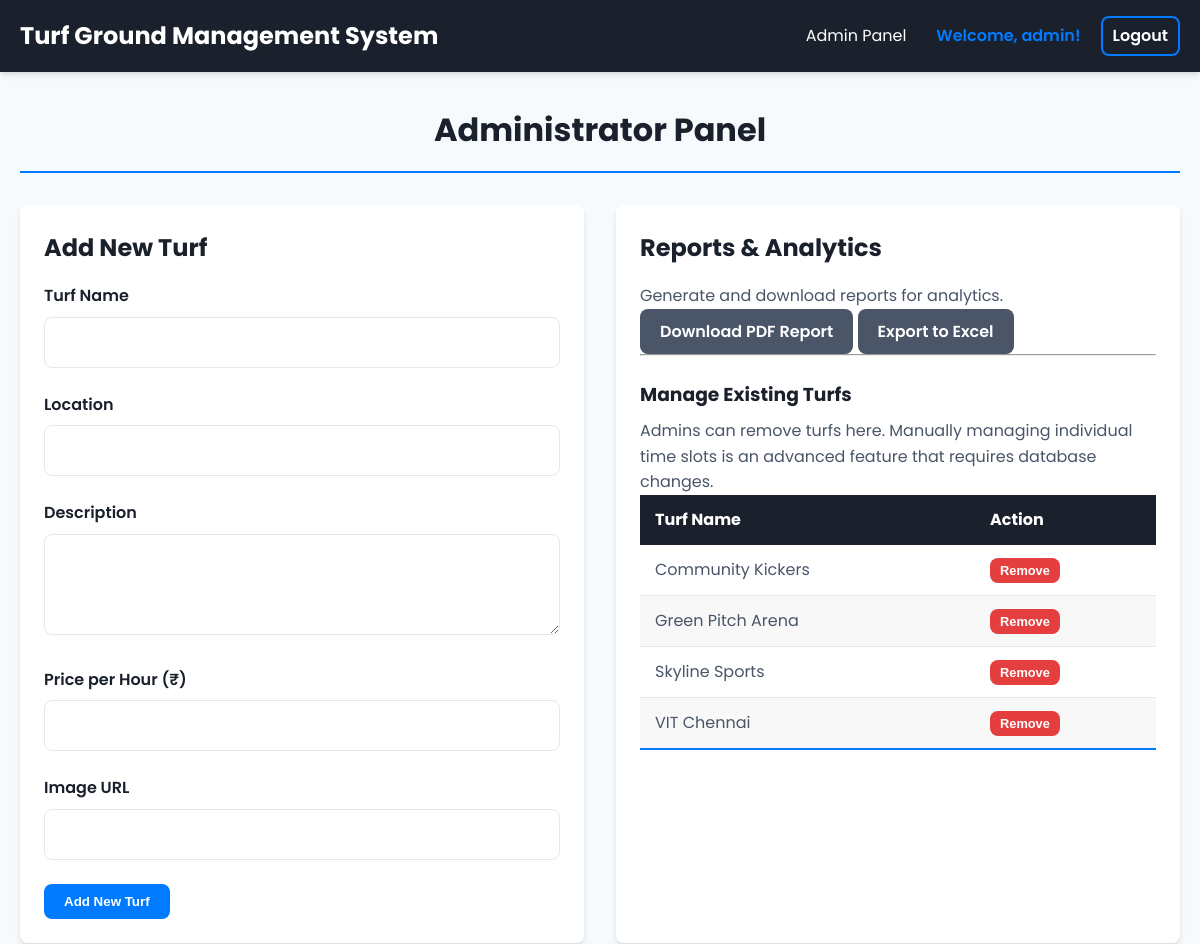
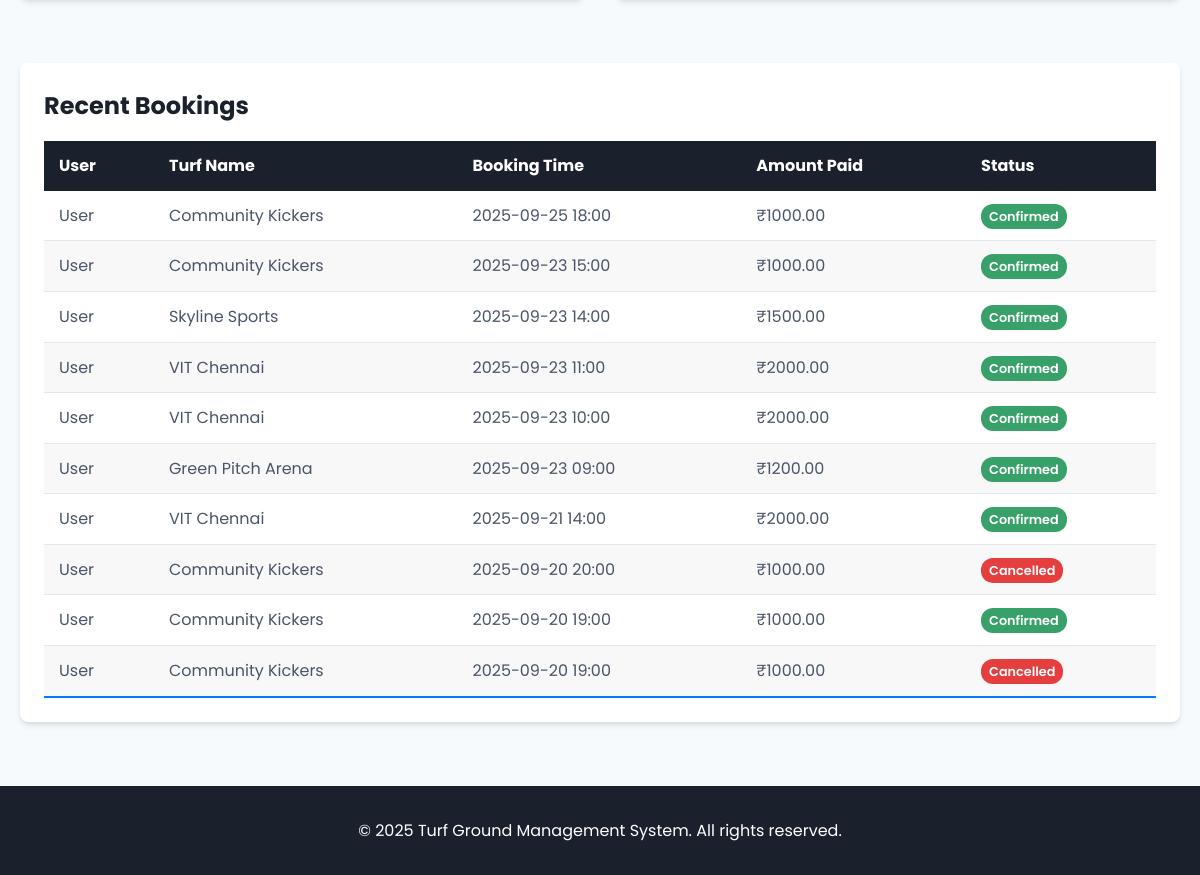
The page /admin (signed in) on the database its author committed (2 pictures, top to bottom).
### tables this page shows
CREATE TABLE users (
    id INTEGER PRIMARY KEY AUTOINCREMENT,
    username TEXT UNIQUE NOT NULL,
    email TEXT UNIQUE NOT NULL,
    password_hash TEXT NOT NULL,
    is_admin BOOLEAN NOT NULL DEFAULT 0, -- 0 for User, 1 for Admin
    loyalty_points INTEGER NOT NULL DEFAULT 0
);

CREATE TABLE turfs (
    id INTEGER PRIMARY KEY AUTOINCREMENT,
    name TEXT NOT NULL,
    location TEXT NOT NULL,
    description TEXT,
    price_per_hour REAL NOT NULL,
    image_url TEXT DEFAULT 'https://placehold.co/600x400/2d3748/ffffff?text=Turf+Image'
);

CREATE TABLE bookings (
    id INTEGER PRIMARY KEY AUTOINCREMENT,
    user_id INTEGER NOT NULL,
    turf_id INTEGER NOT NULL,
    booking_time DATETIME NOT NULL,
    status TEXT NOT NULL DEFAULT 'Confirmed', -- e.g., 'Confirmed', 'Cancelled'
    amount_paid REAL NOT NULL,
    points_redeemed INTEGER DEFAULT 0,
    created_at TIMESTAMP DEFAULT CURRENT_TIMESTAMP,
    FOREIGN KEY (user_id) REFERENCES users (id),
    FOREIGN KEY (turf_id) REFERENCES turfs (id)
);

### app.py (the view)
@app.route('/admin')
def admin_dashboard():
    if not g.user or not g.user['is_admin']:
        flash('You do not have permission to access this page.', 'error')
        return redirect(url_for('index'))
    db = get_db()
    all_bookings = db.execute(
        '''
        SELECT b.id, u.username, t.name, b.booking_time, b.status, b.amount_paid
        FROM bookings b
        JOIN users u ON b.user_id = u.id
        JOIN turfs t ON b.turf_id = t.id
        ORDER BY b.booking_time DESC
        LIMIT 10
        '''
    ).fetchall()
    turfs = db.execute('SELECT * FROM turfs ORDER BY name').fetchall()
    return render_template('admin_dashboard.html', bookings=all_bookings, turfs=turfs)

### app.py (called while the page is built)
def get_db():
    if 'db' not in g:
        g.db = sqlite3.connect(DATABASE)
        g.db.row_factory = sqlite3.Row  # This allows accessing columns by name
    return g.db

@app.before_request
def before_request():
    g.user = None
    if 'user_id' in session:
        db = get_db()
        user = db.execute('SELECT * FROM users WHERE id = ?', (session['user_id'],)).fetchone()
        g.user = user

### templates/admin_dashboard.html (shortened to what this page needs)
{% extends "layout.html" %}
{% block content %}
<div class="page-header">
    <h1>Administrator Panel</h1>
</div>
<div class="admin-grid">
    <div class="card">
        <div class="card-body">
            <h2 class="card-title">Add New Turf</h2>
            <form action="{{ url_for('add_turf') }}" method="POST" class="admin-form">
                <div class="form-group">
                    <label for="name">Turf Name</label>
                    <input type="text" name="name" required>
                </div>
                <div class="form-group">
                    <label for="location">Location</label>
                    <input type="text" name="location" required>
                </div>
                <div class="form-group">
                    <label for="description">Description</label>
                    <textarea name="description" rows="3"></textarea>
                </div>
                <div class="form-group">
                    <label for="price">Price per Hour (₹)</label>
                    <input type="number" name="price" step="0.01" required>
                </div>
                 <div class="form-group">
                    <label for="image_url">Image URL</label>
                    <input type="text" name="image_url">
                </div>
                <button type="submit" class="btn btn-primary">Add New Turf</button>
            </form>
        </div>
    </div>
    <div class="card">
        <div class="card-body">
            <h2 class="card-title">Reports & Analytics</h2>
            <p>Generate and download reports for analytics.</p>
            <div class="report-buttons">
                <a href="{{ url_for('download_pdf_report') }}" class="btn btn-secondary">Download PDF Report</a>
                <a href="{{ url_for('download_excel_report') }}" class="btn btn-secondary">Export to Excel</a>
            </div>
            <hr>
            <h3 class="card-subtitle">Manage Existing Turfs</h3>
            <p class="small-text">Admins can remove turfs here. Manually managing individual time slots is an advanced feature that requires database changes.</p>
            <table class="styled-table">
                <thead>
                    <tr>
                        <th>Turf Name</th>
                        <th>Action</th>
                    </tr>
                </thead>
                <tbody>
                    {% for turf in turfs %}
                    <tr>
                        <td>{{ turf.name }}</td>
                        <td>
                            <form action="{{ url_for('remove_turf', turf_id=turf.id) }}" method="POST" onsubmit="return confirm('Are you sure you want to permanently remove this turf and all its bookings?');">
                                <button type="submit" class="btn btn-danger btn-sm">Remove</button>
                            </form>
                        </td>
                    </tr>
                    {% endfor %}
                </tbody>
            </table>
        </div>
    </div>
    <div class="card full-width">
        <div class="card-body">
            <h2 class="card-title">Recent Bookings</h2>
            <table class="styled-table">
                <thead>
                    <tr>
                        <th>User</th>
                        <th>Turf Name</th>
                        <th>Booking Time</th>
                        <th>Amount Paid</th>
                        <th>Status</th>
                    </tr>
                </thead>
                <tbody>
                    {% for booking in bookings %}
                    <tr>
                        <td>{{ booking.username }}</td>
                        <td>{{ booking.name }}</td>
                        <td>{{ booking.booking_time }}</td>
                        <td>₹{{ "%.2f"|format(booking.amount_paid) }}</td>
                        <td><span class="status-badge status-{{ booking.status.lower() }}">{{ booking.status }}</span></td>
                    </tr>
                    {% else %}
                    <tr>
                        <td colspan="5">No recent bookings.</td>
                    </tr>
                    {% endfor %}
                </tbody>
            </table>
        </div>
    </div>
</div>
{% endblock %}

### templates/layout.html (shortened to what this page needs)
<!DOCTYPE html>
<html lang="en">
<head>
    <link rel="stylesheet" href="{{ url_for('static', filename='style.css') }}">
</head>
<body>
    <nav class="navbar">
        <div class="container">
            <a href="{{ url_for('index') }}" class="nav-logo">Turf Ground Management System</a>
            <ul class="nav-menu">
                {% if g.user %}
                    {% if g.user.is_admin %}
                         <li><a href="{{ url_for('admin_dashboard') }}">Admin Panel</a></li>
                    {% else %}
                        <li><a href="{{ url_for('index') }}">Home</a></li>
                        <li><a href="{{ url_for('dashboard') }}">My Bookings</a></li>
                    {% endif %}
                    <li class="nav-user">Welcome, {{ g.user.username }}!</li>
                    <li><a href="{{ url_for('logout') }}" class="btn btn-outline">Logout</a></li>
                {% else %}
                    <li><a href="{{ url_for('login') }}"> </a></li>
                {% endif %}
            </ul>
        </div>
    </nav>
    <main class="container">
        {% block content %}{% endblock %}
    </main>
    <footer class="footer">
        <p>&copy; 2025 Turf Ground Management System. All rights reserved.</p>
    </footer>
</body>
</html>

### static/style.css (style rules this page uses)
:root { --primary-color: #007bff; --primary-hover: #0056b3; --dark-color: #1a202c; --light-color: #ffffff; --text-color: #4a5568; --border-color: #e2e8f0; --bg-color: #f7fafc; --success-color: #38a169; --error-color: #e53e3e; --info-color: #3182ce; --font-family: 'Poppins', sans-serif; --border-radius: 8px; --box-shadow: 0 4px 6px -1px rgba(0, 0, 0, 0.1), 0 2px 4px -1px rgba(0, 0, 0, 0.06); }
* { box-sizing: border-box; margin: 0; padding: 0; }
body { font-family: var(--font-family); line-height: 1.6; background-color: var(--bg-color); color: var(--text-color); }
.container { max-width: 1200px; margin: 0 auto; padding: 0 20px; }
.navbar { background-color: var(--dark-color); color: var(--light-color); padding: 1rem 0; box-shadow: var(--box-shadow); position: sticky; top: 0; z-index: 1000; }
.navbar .container { display: flex; justify-content: space-between; align-items: center; }
.nav-logo { font-size: 1.5rem; font-weight: 700; color: var(--light-color); text-decoration: none; }
.nav-menu { list-style: none; display: flex; align-items: center; }
.nav-menu li { margin-left: 20px; }
.nav-menu a { color: var(--light-color); text-decoration: none; padding: 5px 10px; border-radius: var(--border-radius); transition: background-color 0.3s; }
.nav-user { font-weight: 600; color: var(--primary-color); }
.btn { display: inline-block; padding: 10px 20px; border-radius: var(--border-radius); text-decoration: none; font-weight: 600; cursor: pointer; border: none; transition: all 0.3s ease; text-align: center; }
.btn-primary { background-color: var(--primary-color); color: var(--light-color); }
.btn-outline { background-color: transparent; color: var(--light-color); border: 2px solid var(--primary-color); }
.btn-secondary { background-color: var(--text-color); color: var(--light-color); }
.btn-danger { background-color: var(--error-color); color: var(--light-color); }
.btn-sm { padding: 5px 10px; font-size: 0.8rem; }
.card { background-color: var(--light-color); border-radius: var(--border-radius); box-shadow: var(--box-shadow); overflow: hidden; margin-bottom: 2rem; }
.card-body { padding: 1.5rem; }
.card-title { margin-bottom: 1rem; color: var(--dark-color); font-size: 1.5rem; }
.card-subtitle { margin-top: 1.5rem; margin-bottom: 0.5rem; color: var(--dark-color); }
.form-group { margin-bottom: 1.5rem; }
.form-group label { display: block; margin-bottom: 0.5rem; font-weight: 600; color: var(--dark-color); }
.form-group input, .form-group select, .form-group textarea { width: 100%; padding: 12px; border: 1px solid var(--border-color); border-radius: var(--border-radius); font-family: var(--font-family); font-size: 1rem; }
.page-header { text-align: center; margin: 2rem 0; padding-bottom: 1rem; border-bottom: 2px solid var(--primary-color); }
.page-header h1 { color: var(--dark-color); }
.dashboard-grid, .admin-grid { display: grid; grid-template-columns: repeat(2, 1fr); gap: 2rem; }
.card.full-width { grid-column: 1 / -1; }
.styled-table { width: 100%; border-collapse: collapse; }
.styled-table thead tr { background-color: var(--dark-color); color: var(--light-color); text-align: left; }
.styled-table th, .styled-table td { padding: 12px 15px; }
.styled-table tbody tr { border-bottom: 1px solid var(--border-color); }
.styled-table tbody tr:nth-of-type(even) { background-color: #f8f8f8; }
.styled-table tbody tr:last-of-type { border-bottom: 2px solid var(--primary-color); }
.status-badge { padding: 4px 8px; border-radius: 12px; font-size: 0.8rem; font-weight: 600; color: white; }
.status-confirmed { background-color: var(--success-color); }
.status-cancelled { background-color: var(--error-color); }
.footer { text-align: center; padding: 2rem 0; margin-top: 2rem; background-color: var(--dark-color); color: var(--light-color); }

### rows shown on the page
users: user.username "admin"
turfs: name "Community Kickers"
turfs: name "Green Pitch Arena"
turfs: name "Skyline Sports"
turfs: name "VIT Chennai"
bookings: username "User", name "Community Kickers", booking_time "2025-09-25 18:00", amount_paid "1000.00", status "Confirmed"
bookings: username "User", name "Community Kickers", booking_time "2025-09-23 15:00", amount_paid "1000.00", status "Confirmed"
bookings: username "User", name "Skyline Sports", booking_time "2025-09-23 14:00", amount_paid "1500.00", status "Confirmed"
bookings: username "User", name "VIT Chennai", booking_time "2025-09-23 11:00", amount_paid "2000.00", status "Confirmed"
bookings: username "User", name "VIT Chennai", booking_time "2025-09-23 10:00", amount_paid "2000.00", status "Confirmed"
bookings: username "User", name "Green Pitch Arena", booking_time "2025-09-23 09:00", amount_paid "1200.00", status "Confirmed"
bookings: username "User", name "VIT Chennai", booking_time "2025-09-21 14:00", amount_paid "2000.00", status "Confirmed"
bookings: username "User", name "Community Kickers", booking_time "2025-09-20 20:00", amount_paid "1000.00", status "Cancelled"
bookings: username "User", name "Community Kickers", booking_time "2025-09-20 19:00", amount_paid "1000.00", status "Confirmed"
bookings: username "User", name "Community Kickers", booking_time "2025-09-20 19:00", amount_paid "1000.00", status "Cancelled"
